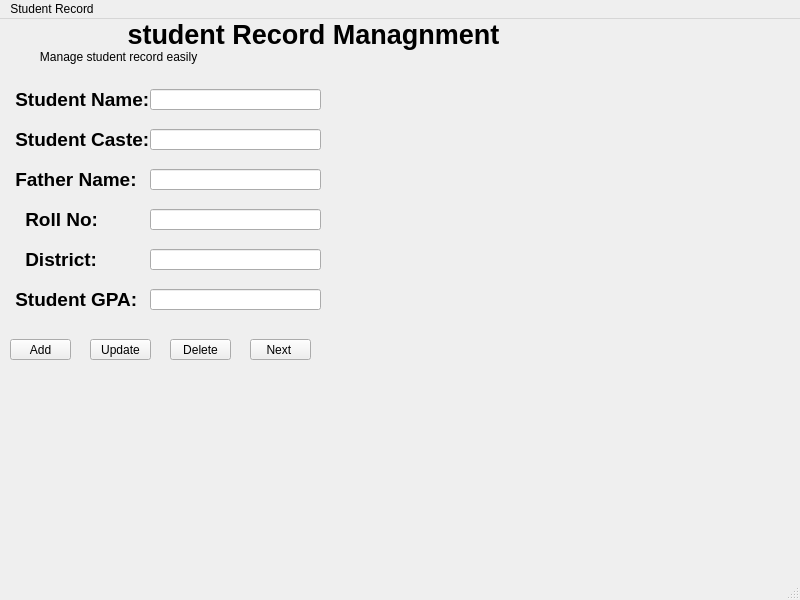
<?xml version="1.0" encoding="UTF-8"?>
<ui version="4.0">
 <class>MainWindow</class>
 <widget class="QMainWindow" name="MainWindow">
  <property name="geometry">
   <rect>
    <x>0</x>
    <y>0</y>
    <width>800</width>
    <height>600</height>
   </rect>
  </property>
  <property name="windowTitle">
   <string>MainWindow</string>
  </property>
  <property name="styleSheet">
   <string notr="true">Qlabel{
font-size:30px;
}</string>
  </property>
  <widget class="QWidget" name="centralwidget">
   <widget class="QLabel" name="label">
    <property name="geometry">
     <rect>
      <x>-210</x>
      <y>0</y>
      <width>781</width>
      <height>31</height>
     </rect>
    </property>
    <property name="font">
     <font>
      <pointsize>20</pointsize>
      <bold>true</bold>
     </font>
    </property>
    <property name="styleSheet">
     <string notr="true">Qlabel{
font size:25px;
background:light gray;
color:black;
}</string>
    </property>
    <property name="text">
     <string>                                             student Record Managnment</string>
    </property>
   </widget>
   <widget class="QPushButton" name="addBtn">
    <property name="geometry">
     <rect>
      <x>10</x>
      <y>320</y>
      <width>61</width>
      <height>21</height>
     </rect>
    </property>
    <property name="text">
     <string>Add</string>
    </property>
   </widget>
   <widget class="QPushButton" name="updateBtn">
    <property name="geometry">
     <rect>
      <x>90</x>
      <y>320</y>
      <width>61</width>
      <height>21</height>
     </rect>
    </property>
    <property name="text">
     <string>Update</string>
    </property>
   </widget>
   <widget class="QPushButton" name="deleteBtn">
    <property name="geometry">
     <rect>
      <x>170</x>
      <y>320</y>
      <width>61</width>
      <height>21</height>
     </rect>
    </property>
    <property name="text">
     <string>Delete</string>
    </property>
   </widget>
   <widget class="QLabel" name="label_2">
    <property name="geometry">
     <rect>
      <x>30</x>
      <y>30</y>
      <width>491</width>
      <height>16</height>
     </rect>
    </property>
    <property name="text">
     <string>   Manage student record easily  </string>
    </property>
   </widget>
   <widget class="QLabel" name="label_3">
    <property name="geometry">
     <rect>
      <x>10</x>
      <y>70</y>
      <width>141</width>
      <height>21</height>
     </rect>
    </property>
    <property name="font">
     <font>
      <pointsize>14</pointsize>
      <bold>true</bold>
     </font>
    </property>
    <property name="text">
     <string> Student Name:</string>
    </property>
   </widget>
   <widget class="QLabel" name="label_4">
    <property name="geometry">
     <rect>
      <x>10</x>
      <y>110</y>
      <width>141</width>
      <height>21</height>
     </rect>
    </property>
    <property name="font">
     <font>
      <pointsize>14</pointsize>
      <bold>true</bold>
     </font>
    </property>
    <property name="text">
     <string> Student Caste:</string>
    </property>
   </widget>
   <widget class="QLabel" name="label_5">
    <property name="geometry">
     <rect>
      <x>10</x>
      <y>150</y>
      <width>131</width>
      <height>21</height>
     </rect>
    </property>
    <property name="font">
     <font>
      <pointsize>14</pointsize>
      <bold>true</bold>
     </font>
    </property>
    <property name="text">
     <string> Father Name:</string>
    </property>
   </widget>
   <widget class="QLabel" name="label_6">
    <property name="geometry">
     <rect>
      <x>20</x>
      <y>190</y>
      <width>121</width>
      <height>21</height>
     </rect>
    </property>
    <property name="font">
     <font>
      <pointsize>14</pointsize>
      <bold>true</bold>
     </font>
    </property>
    <property name="text">
     <string> Roll No:</string>
    </property>
   </widget>
   <widget class="QLabel" name="label_7">
    <property name="geometry">
     <rect>
      <x>20</x>
      <y>230</y>
      <width>111</width>
      <height>21</height>
     </rect>
    </property>
    <property name="font">
     <font>
      <pointsize>14</pointsize>
      <bold>true</bold>
     </font>
    </property>
    <property name="text">
     <string> District:</string>
    </property>
   </widget>
   <widget class="QLabel" name="label_8">
    <property name="geometry">
     <rect>
      <x>10</x>
      <y>270</y>
      <width>141</width>
      <height>21</height>
     </rect>
    </property>
    <property name="font">
     <font>
      <pointsize>14</pointsize>
      <bold>true</bold>
     </font>
    </property>
    <property name="text">
     <string> Student GPA:</string>
    </property>
   </widget>
   <widget class="QPushButton" name="nextBtn">
    <property name="geometry">
     <rect>
      <x>250</x>
      <y>320</y>
      <width>61</width>
      <height>21</height>
     </rect>
    </property>
    <property name="text">
     <string>Next </string>
    </property>
   </widget>
   <widget class="QLineEdit" name="nameEdit">
    <property name="geometry">
     <rect>
      <x>150</x>
      <y>70</y>
      <width>171</width>
      <height>21</height>
     </rect>
    </property>
   </widget>
   <widget class="QLineEdit" name="casteEdit">
    <property name="geometry">
     <rect>
      <x>150</x>
      <y>110</y>
      <width>171</width>
      <height>21</height>
     </rect>
    </property>
   </widget>
   <widget class="QLineEdit" name="fatherEdit">
    <property name="geometry">
     <rect>
      <x>150</x>
      <y>150</y>
      <width>171</width>
      <height>21</height>
     </rect>
    </property>
   </widget>
   <widget class="QLineEdit" name="rollEdit">
    <property name="geometry">
     <rect>
      <x>150</x>
      <y>190</y>
      <width>171</width>
      <height>21</height>
     </rect>
    </property>
   </widget>
   <widget class="QLineEdit" name="districtEdit">
    <property name="geometry">
     <rect>
      <x>150</x>
      <y>230</y>
      <width>171</width>
      <height>21</height>
     </rect>
    </property>
   </widget>
   <widget class="QLineEdit" name="gpaEdit">
    <property name="geometry">
     <rect>
      <x>150</x>
      <y>270</y>
      <width>171</width>
      <height>21</height>
     </rect>
    </property>
   </widget>
  </widget>
  <widget class="QMenuBar" name="menubar">
   <property name="geometry">
    <rect>
     <x>0</x>
     <y>0</y>
     <width>800</width>
     <height>18</height>
    </rect>
   </property>
   <widget class="QMenu" name="menuStudent_Record">
    <property name="title">
     <string>Student Record</string>
    </property>
    <addaction name="separator"/>
    <addaction name="separator"/>
   </widget>
   <addaction name="menuStudent_Record"/>
  </widget>
  <widget class="QStatusBar" name="statusbar"/>
 </widget>
 <resources/>
 <connections/>
</ui>
